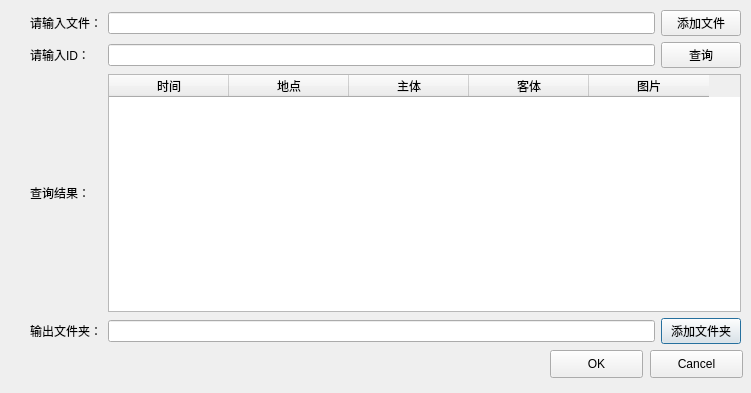
<?xml version="1.0" encoding="UTF-8"?>
<ui version="4.0">
 <class>Dialog</class>
 <widget class="QDialog" name="Dialog">
  <property name="geometry">
   <rect>
    <x>0</x>
    <y>0</y>
    <width>751</width>
    <height>393</height>
   </rect>
  </property>
  <property name="windowTitle">
   <string>Dialog</string>
  </property>
  <widget class="QWidget" name="layoutWidget">
   <property name="geometry">
    <rect>
     <x>30</x>
     <y>10</y>
     <width>711</width>
     <height>334</height>
    </rect>
   </property>
   <layout class="QGridLayout">
    <property name="sizeConstraint">
     <enum>QLayout::SetNoConstraint</enum>
    </property>
    <item row="1" column="3">
     <widget class="QLineEdit" name="lineEditID"/>
    </item>
    <item row="3" column="3">
     <widget class="QLineEdit" name="lineEditFolder"/>
    </item>
    <item row="2" column="3" colspan="2">
     <widget class="QTableWidget" name="tableWidget">
      <property name="sortingEnabled">
       <bool>true</bool>
      </property>
      <attribute name="horizontalHeaderCascadingSectionResizes">
       <bool>true</bool>
      </attribute>
      <attribute name="horizontalHeaderDefaultSectionSize">
       <number>120</number>
      </attribute>
      <attribute name="verticalHeaderCascadingSectionResizes">
       <bool>true</bool>
      </attribute>
      <attribute name="verticalHeaderMinimumSectionSize">
       <number>15</number>
      </attribute>
      <attribute name="verticalHeaderDefaultSectionSize">
       <number>25</number>
      </attribute>
      <column>
       <property name="text">
        <string>时间</string>
       </property>
      </column>
      <column>
       <property name="text">
        <string>地点</string>
       </property>
      </column>
      <column>
       <property name="text">
        <string>主体</string>
       </property>
      </column>
      <column>
       <property name="text">
        <string>客体</string>
       </property>
      </column>
      <column>
       <property name="text">
        <string>图片</string>
       </property>
      </column>
     </widget>
    </item>
    <item row="3" column="4">
     <widget class="QPushButton" name="pushButtonFolder">
      <property name="text">
       <string>添加文件夹</string>
      </property>
     </widget>
    </item>
    <item row="2" column="1">
     <widget class="QLabel" name="labQuery">
      <property name="text">
       <string>查询结果：</string>
      </property>
     </widget>
    </item>
    <item row="3" column="1">
     <widget class="QLabel" name="labInputFolder">
      <property name="text">
       <string>输出文件夹：</string>
      </property>
     </widget>
    </item>
    <item row="1" column="1">
     <widget class="QLabel" name="labInputID">
      <property name="text">
       <string>请输入ID：</string>
      </property>
     </widget>
    </item>
    <item row="0" column="1">
     <widget class="QLabel" name="labInputFile">
      <property name="text">
       <string>请输入文件：</string>
      </property>
     </widget>
    </item>
    <item row="1" column="4">
     <widget class="QPushButton" name="pushButtonQuery">
      <property name="text">
       <string>查询</string>
      </property>
     </widget>
    </item>
    <item row="0" column="4">
     <widget class="QPushButton" name="pushButtonFile">
      <property name="text">
       <string>添加文件</string>
      </property>
     </widget>
    </item>
    <item row="0" column="3">
     <widget class="QLineEdit" name="lineEditFile"/>
    </item>
   </layout>
  </widget>
  <widget class="QPushButton" name="pushButtonOk">
   <property name="geometry">
    <rect>
     <x>550</x>
     <y>350</y>
     <width>93</width>
     <height>28</height>
    </rect>
   </property>
   <property name="text">
    <string>OK</string>
   </property>
  </widget>
  <widget class="QPushButton" name="pushButtonCacel">
   <property name="geometry">
    <rect>
     <x>650</x>
     <y>350</y>
     <width>93</width>
     <height>28</height>
    </rect>
   </property>
   <property name="text">
    <string>Cancel</string>
   </property>
  </widget>
 </widget>
 <resources/>
 <connections>
  <connection>
   <sender>pushButtonCacel</sender>
   <signal>clicked()</signal>
   <receiver>Dialog</receiver>
   <slot>close()</slot>
   <hints>
    <hint type="sourcelabel">
     <x>442</x>
     <y>357</y>
    </hint>
    <hint type="destinationlabel">
     <x>504</x>
     <y>362</y>
    </hint>
   </hints>
  </connection>
 </connections>
</ui>
